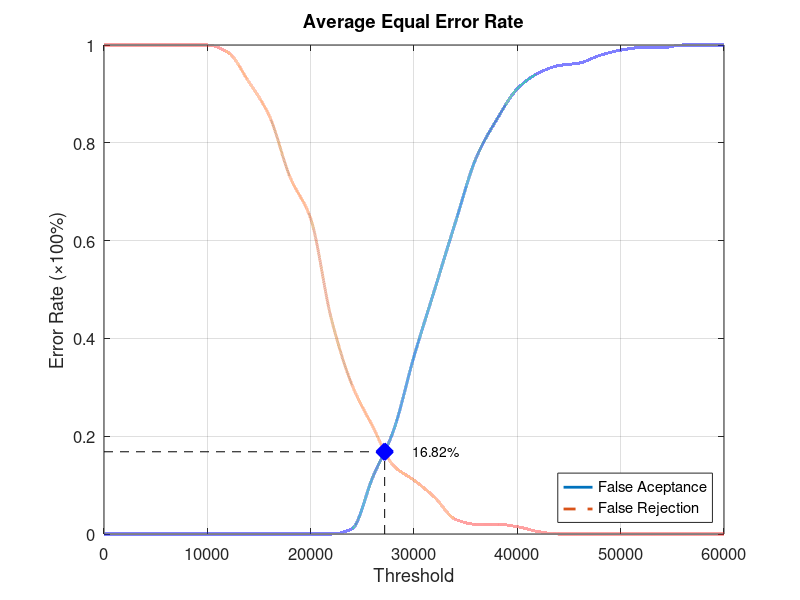
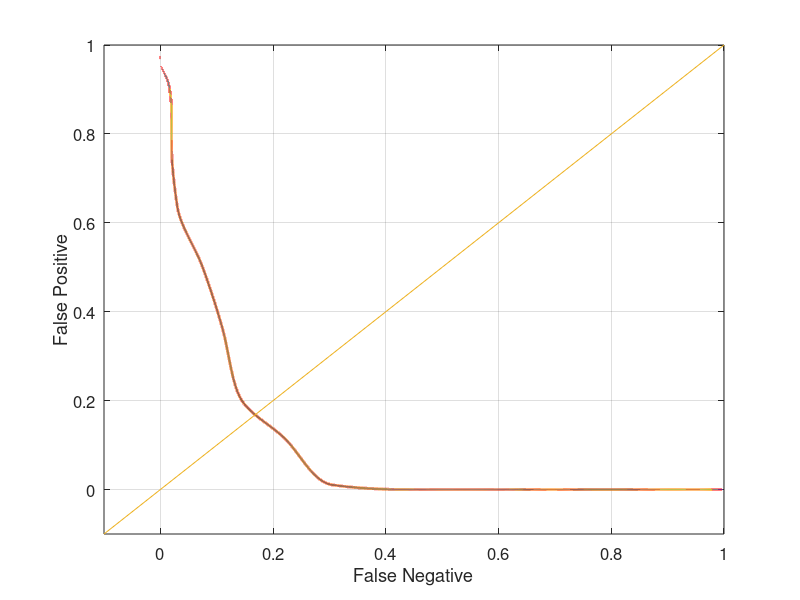

The MATLAB source for these figures, in order:
function yEER = Database1_4
close all;
clear;
clc;
x = 0:2000:60000;
xq = 0:0.5:60000;

y0 = [0 0 0 0 0 0 0 0 0 0 0 0 0.0105263 0.115789 0.210526 0.363158 0.5 0.636842 0.768421 0.847368 0.910526 0.942105 0.957895 0.963158 0.978947 0.989474 0.994737 0.994737 1 1 1];
yy0 = interp1(x, y0, xq, 'pchip');
y1 = [1 1 1 1 1 1 0.985 0.925 0.855 0.73 0.645 0.44 0.305 0.22 0.14 0.11 0.075 0.03 0.02 0.02 0.015 0.005 0 0 0 0 0 0 0 0 0];
yy1 = interp1(x, y1, xq, 'pchip');

% Calculating EER: 
y2 = abs(y0 - y1);
find(y2 == min(y2))
yy2 = abs(yy0 - yy1);
xEER = find(yy2 == min(yy2));
xEERIndex = xq(xEER) % X-axis EER
yEER = yy0(xEER) % Y-axis EER

main = figure
plot(xq, yy0,'-','LineWidth', 2);	hold on
plot(xq, yy1,'--','LineWidth', 2);	hold on
plot([xEERIndex xEERIndex], [0 yEER], 'k--');	hold on
plot([0 xEERIndex], [yEER yEER], 'k--');	hold on
plot(xEERIndex, yEER, 'bx', 'LineWidth', 10);	hold on
text(xEERIndex + 10 * xEERIndex / 100, yEER, [num2str(round((10000 * yEER)) / 100) '%'])
legend('False Aceptance', 'False Rejection', 'Location', 'SouthEast')
xlabel('Threshold')
ylabel('Error Rate (\times100%)')
title('Average Equal Error Rate')
set(gca, 'FontSize', 12)
axis([0 60000 0 1])
grid on

print(main, 'Database1_4Main', '-dpng');
FNRxFPR = figure('Color', [1 1 1]);
plot(yy1, yy0, '-', yy1, yy0, 'LineWidth', 2);
hold on
y = -0.1:0.1:1
plot(y, y); 
set(gca, 'FontSize', 12)
xlabel('False Negative')
ylabel('False Positive')
axis([-0.1 1 -0.1 1])
set(gca, 'FontSize', 12)
grid on

print(FNRxFPR, 'Database1_4FNRxFPR','-dpng');
end
